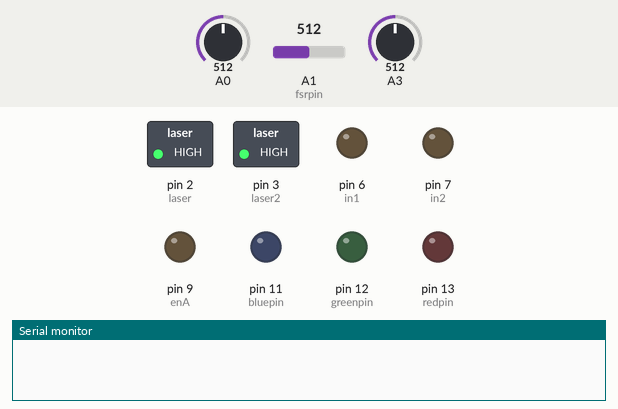
Recording of a sketch running on a simulated Arduino Uno, built with avr-gcc and run on an emulated ATmega328P. Shown: switched loads named in the sketch (green lamp = pin HIGH), output pins drawn as LEDs (lit = HIGH), the last lines printed to the serial monitor. The inputs (shaded band) are chosen by the test bench; at power-on: A3 = 512, A0 = 512, A1 (fsrpin) = 512.

Above: at 1.3 s.
1.4 s: A3 set to 702
3.0 s: A3 set to 717
4.5 s: A3 set to 900
At 5.8 s:
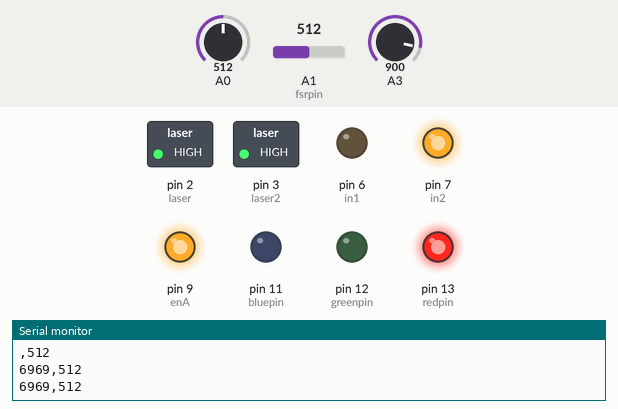
6.5 s: A0 set to 713
8.2 s: A0 set to 734
At 10.2 s:
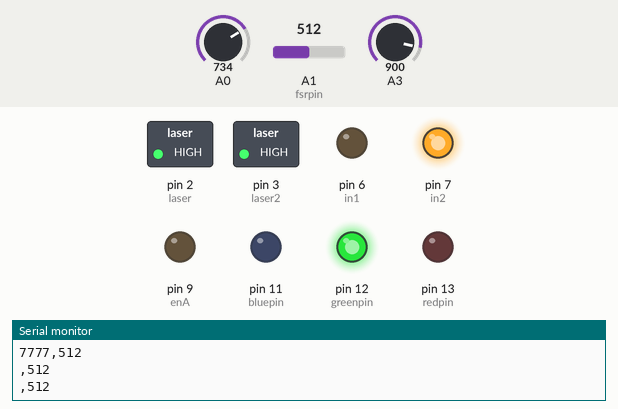
10.5 s: A0 set to 716
At 12.3 s:
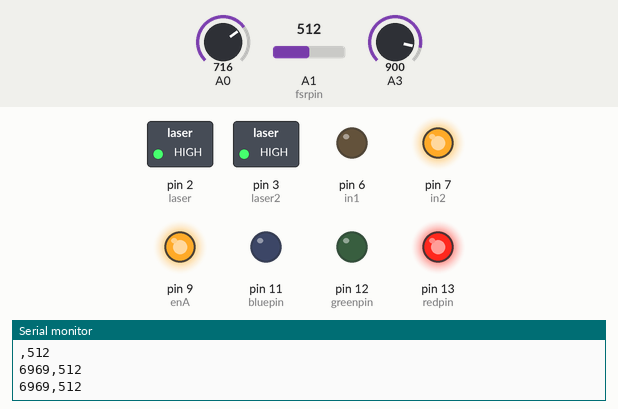
Timing chart, 0 to 13.8 s (numbered marks = the images above; inputs shaded):
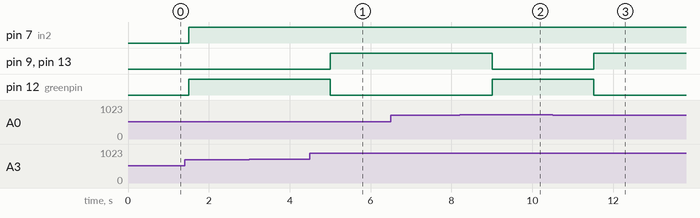

The sketch:

conveyor_v2.ino
```cpp
#include "millisDelay.h"

#define enA 9
#define in1 6
#define in2 7

int laser = 2;
int laser2 = 3;
int bluepin = 11;
int greenpin = 12;
int redpin = 13;
int fsrpin = 1;
int fsr;

int item = 0;
int thresh1;
int thresh2;
int gogo = 0;

millisDelay pinDelay;

void setup() {
  Serial.begin(9600);

  pinMode(enA, OUTPUT);
  pinMode(in1, OUTPUT);
  pinMode(in2, OUTPUT);

  pinMode(laser, OUTPUT);
  pinMode(laser2, OUTPUT);
  pinMode(A0, INPUT);
  pinMode(A3, INPUT);
  pinMode(redpin, OUTPUT);
  pinMode(bluepin, OUTPUT);
  pinMode(greenpin, OUTPUT);

  digitalWrite(laser, HIGH);
  digitalWrite(laser2, HIGH);

  pinDelay.start(1000);

}

void loop() {
  int value1 = map(analogRead(A3), 0, 1023, 100, 0);
  int value2 = map(analogRead(A0), 0, 1023, 100, 0);

  if (gogo == 0) {
    thresh1 = value1 - 20;
    thresh2 = value2 - 20;
  }

  if (pinDelay.justFinished()) {
    gogo = 1;
  } else if (gogo == 1) {

    if (item == 0) { //no parcel on conveyor
        if (value1 > thresh1) {
          digitalWrite(in1, LOW);
          digitalWrite(in2, HIGH);
          analogWrite(enA, 0);
          analogWrite(redpin, 0);
          analogWrite(greenpin, 255);
          //Serial.println("no item");

          Serial.print("1313");

        } else if (value1 < thresh1) {
          //Serial.println("SAW ITEM");
          item = 1;
        }
    } else if (item == 1) { //parcel is on conveyor
        if ( value2 > thresh2) {
          digitalWrite(in1, LOW);
          digitalWrite(in2, HIGH);
          analogWrite(enA, 255);
          analogWrite(redpin, 255);
          analogWrite(greenpin, 0);
          //Serial.println("RUN");

          Serial.print("6969");

        } else if (value2 < thresh2) {
          //Serial.println("DONE DEAL");
          item = 2;
        }
    } else if (item == 2) { //parcel is sorted
        digitalWrite(in1, LOW);
        digitalWrite(in2, HIGH);
        analogWrite(enA, 0);
        analogWrite(redpin, 0);
        analogWrite(greenpin, 255);
        //Serial.println("no item");
        Serial.print("7777");
        item = 0;
    }
    fsr = analogRead(fsrpin);
    Serial.print(",");
    Serial.println(fsr);

  }

  delay(500);
}
```

Measured:
- the behaviour switches between 726 and 727 on A0 (found by bisection; images 1 and 2)
- after the input at 4.5 s, pin 9 (enA), pin 13 (redpin): LOW → HIGH after 0.51 s; pin 12 (greenpin): HIGH → LOW after 0.51 s
- after the input at 8.2 s, pin 9 (enA), pin 13 (redpin): HIGH → LOW after 0.81 s; pin 12 (greenpin): LOW → HIGH after 0.81 s
- after the input at 10.5 s, pin 9 (enA), pin 13 (redpin): LOW → HIGH after 1.0 s; pin 12 (greenpin): HIGH → LOW after 1.0 s
